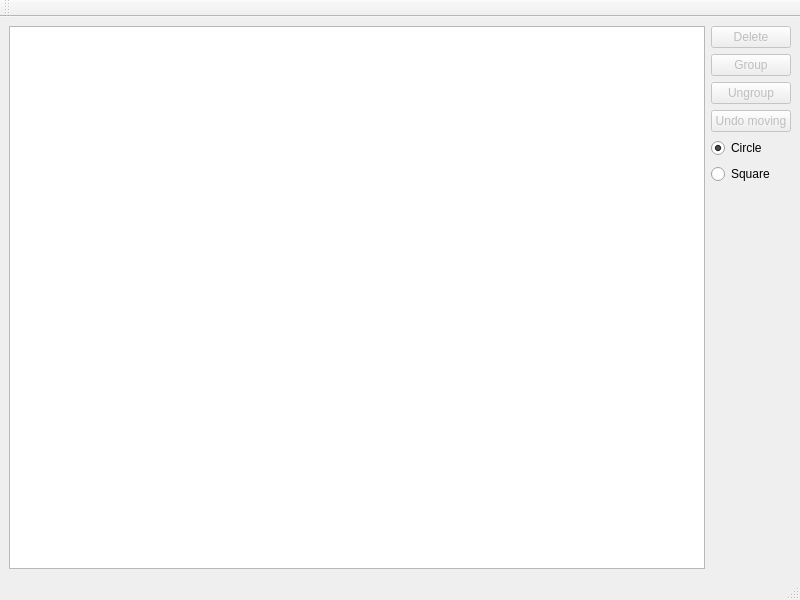
<?xml version="1.0" encoding="UTF-8"?>
<ui version="4.0">
 <class>MainWindow</class>
 <widget class="QMainWindow" name="MainWindow">
  <property name="geometry">
   <rect>
    <x>0</x>
    <y>0</y>
    <width>800</width>
    <height>600</height>
   </rect>
  </property>
  <property name="windowTitle">
   <string>MainWindow</string>
  </property>
  <widget class="QWidget" name="centralwidget">
   <layout class="QGridLayout" name="gridLayout">
    <item row="0" column="0">
     <layout class="QHBoxLayout" name="horizontalLayout">
      <item>
       <widget class="QGraphicsView" name="graphicsView"/>
      </item>
      <item>
       <layout class="QVBoxLayout" name="verticalLayout_2">
        <item>
         <layout class="QVBoxLayout" name="verticalLayout">
          <item>
           <widget class="QPushButton" name="pushButton">
            <property name="enabled">
             <bool>false</bool>
            </property>
            <property name="focusPolicy">
             <enum>Qt::NoFocus</enum>
            </property>
            <property name="text">
             <string>Delete</string>
            </property>
           </widget>
          </item>
          <item>
           <widget class="QPushButton" name="pushButton_2">
            <property name="enabled">
             <bool>false</bool>
            </property>
            <property name="focusPolicy">
             <enum>Qt::NoFocus</enum>
            </property>
            <property name="text">
             <string>Group</string>
            </property>
           </widget>
          </item>
          <item>
           <widget class="QPushButton" name="pushButton_3">
            <property name="enabled">
             <bool>false</bool>
            </property>
            <property name="focusPolicy">
             <enum>Qt::NoFocus</enum>
            </property>
            <property name="text">
             <string>Ungroup</string>
            </property>
           </widget>
          </item>
          <item>
           <widget class="QPushButton" name="undoButton">
            <property name="enabled">
             <bool>false</bool>
            </property>
            <property name="focusPolicy">
             <enum>Qt::NoFocus</enum>
            </property>
            <property name="text">
             <string>Undo moving</string>
            </property>
           </widget>
          </item>
         </layout>
        </item>
        <item>
         <widget class="QRadioButton" name="radioButton">
          <property name="focusPolicy">
           <enum>Qt::NoFocus</enum>
          </property>
          <property name="text">
           <string>Circle</string>
          </property>
          <property name="checked">
           <bool>true</bool>
          </property>
         </widget>
        </item>
        <item>
         <widget class="QRadioButton" name="radioButton_2">
          <property name="focusPolicy">
           <enum>Qt::NoFocus</enum>
          </property>
          <property name="text">
           <string>Square</string>
          </property>
         </widget>
        </item>
        <item>
         <spacer name="verticalSpacer">
          <property name="orientation">
           <enum>Qt::Vertical</enum>
          </property>
          <property name="sizeHint" stdset="0">
           <size>
            <width>20</width>
            <height>40</height>
           </size>
          </property>
         </spacer>
        </item>
       </layout>
      </item>
     </layout>
    </item>
   </layout>
  </widget>
  <widget class="QMenuBar" name="menubar">
   <property name="geometry">
    <rect>
     <x>0</x>
     <y>0</y>
     <width>800</width>
     <height>22</height>
    </rect>
   </property>
  </widget>
  <widget class="QStatusBar" name="statusbar"/>
  <widget class="QToolBar" name="toolBar">
   <property name="windowTitle">
    <string>toolBar</string>
   </property>
   <attribute name="toolBarArea">
    <enum>TopToolBarArea</enum>
   </attribute>
   <attribute name="toolBarBreak">
    <bool>false</bool>
   </attribute>
  </widget>
 </widget>
 <resources/>
 <connections/>
</ui>
